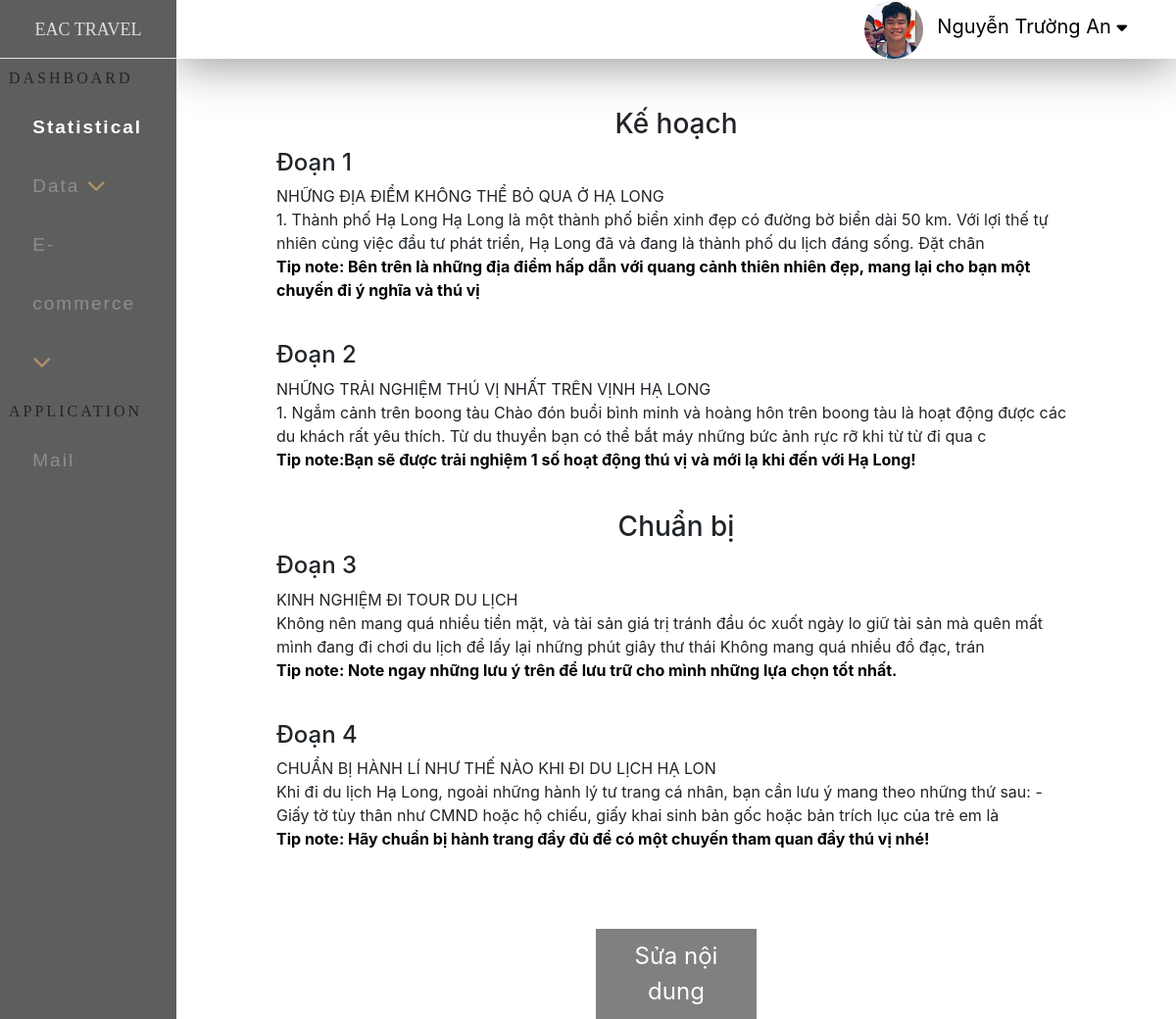
Page /admin/index.php?ctrl=tipnote&act=noidungtip&id=2 (signed in) on the committed database.
### tables this page shows
CREATE TABLE `noidungtipnote` (
  `id_nd` int(10) NOT NULL,
  `name_nd1` text NOT NULL,
  `name_nd2` text NOT NULL,
  `name_nd3` text NOT NULL,
  `name_nd4` text NOT NULL,
  `noidung1` text NOT NULL,
  `noidung2` text NOT NULL,
  `noidung3` text NOT NULL,
  `noidung4` text NOT NULL,
  `noidung5` text NOT NULL,
  `noidung6` text NOT NULL,
  `noidung7` text NOT NULL,
  `noidung8` text NOT NULL,
  `id_tip` int(11) NOT NULL
);

### admin/model/database.php (called while the page is built, shortened)
<?php
   function getConnection(){
        $host='localhost';
        $dbname='eac2';
        $userName='root';
        $passWord='';
            $DBH = new PDO('mysql:host='.$host.';dbname='.$dbname,$userName,$passWord);
            return $DBH;
    }
    function query($sql){
        $connect = getConnection();
        $result = $connect -> query($sql);
        return  $result;
    }
?>

### admin/model/login.php (called while the page is built, shortened)
<?php
            include_once('database.php');
            function getad($mail){
                $sql="SELECT * FROM admin WHERE email = '$mail'";
                return query($sql);
            }
?>

### admin/model/tip.php (called while the page is built, shortened)
<?php
        include_once('database.php');
        function getAllTipByIdAdmin($id){
            $sql="select * from noidungtipnote where id_tip=$id";
            return query($sql);
        }
?>

### admin/view/tip/contenttip.php (the view, shortened to what this page needs)
   <?php
        foreach($tipnoidungadmin as $tnd){
                                echo'
    <article>
        <div class="roww">
            <div class="bg_article_tip">
                <div class="boxcenter_content_tip">
                    <div class="bg_tip_left">
                        <div class="name_tip">
                            <h3>Kế hoạch</h3>
                            <div class="text_tip">
                                <div class="text_tip_content">
                                <h4>Đoạn 1</h4>
                                    <div class="text_title_tip">
                                      '.$tnd['name_nd1'].'
                                    </div>
                                    <div class="text_detail_tip">
                                    '.$tnd['noidung1'].'
                                    </div>
                                    <div class="tip_small">
                                        Tip note: '.$tnd['noidung2'].'
                                    </div>
                                </div>
                            </div>
                        <div class="text_tip2">
                            <div class="text_tip_content">
                                <div class="text_title_tip">
                                <h4>Đoạn 2</h4>
                                '.$tnd['name_nd2'].'
                                </div>
                                <div class="text_detail_tip">
                                '.$tnd['noidung3'].'
                                </div>
                                <div class="tip_small">
                                    Tip note:'.$tnd['noidung4'].'
                                </div>
                            </div>
                        </div>
                        </div>
                    </div>
                    </div>
                </div>
        </div>
        <div class="roww">
            <div class="bg_article_tip">
                <div class="boxcenter_content_tip">
                    <div class="bg_tip_left">
                        <div class="name_tip">
                            <h3>Chuẩn bị</h3>
                            <div class="text_tip3">
                                <div class="text_tip_content">
                                    <div class="text_title_tip">
                                    <h4>Đoạn 3</h4>
                                         '.$tnd['name_nd3'].'
                                    </div>
                                    <div class="text_detail_tip">
                                    '.$tnd['noidung5'].'
                                    </div>
                                    <div class="tip_small">
                                        Tip note: '.$tnd['noidung6'].'
                                    </div>
                                </div>
                            </div>
                            <div class="text_tip3">
                                <div class="text_tip_content">
                                    <div class="text_title_tip">
                                    <h4>Đoạn 4</h4>
                                    '.$tnd['name_nd4'].'
                                    </div>
                                    <div class="text_detail_tip">
                                    '.$tnd['noidung7'].'
                                    </div>
                                    <div class="tip_small">
                                        Tip note: '.$tnd['noidung8'].'
                                    </div>
                                </div>
                            </div>
                        </div>
                        <div class="fix_contenttip">
                        <a href="index.php?ctrl=tipnote&act=insert_editcontenttip&id='.$tnd['id_nd'].'">Sửa nội dung</a>
                        </div>
                    </div>
                    </div>
                </div>
        </div>
        </div>
        </div>
    ';
}
    ?>

### admin/index.php (shortened to what this page needs)
<!DOCTYPE html>
<html lang="en">
<head>
    <link rel="stylesheet" href="css/index.css">
    <link rel="stylesheet" href="css/statistical.css">
    <link rel="stylesheet" href="css/tour.css">
    <link rel="stylesheet" href="css/place.css">
    <link rel="stylesheet" href="css/add.css">
    <link rel="stylesheet" href="css/tip.css">
    <link rel="stylesheet" href="css/content.css">
    <link rel="stylesheet" href="css/contenttip.css">
    <link rel="stylesheet" href="css/usertour.css">
    <link rel="stylesheet" href="https://use.fontawesome.com/releases/v5.6.3/css/all.css">
<link rel="stylesheet" href="https://cdnjs.cloudflare.com/ajax/libs/font-awesome/4.7.0/css/font-awesome.min.css">
    <link rel="stylesheet" href="https://cdn.jsdelivr.net/npm/bootstrap@4.5.3/dist/css/bootstrap.min.css">
    <link rel="stylesheet" href="https://cdnjs.cloudflare.com/ajax/libs/bootstrap-sweetalert/1.0.1/sweetalert.min.css">
</head>
<body>
    <div class="full">
        <div class="ad_left">
                <div class="title_ad_left">
                    EAC TRAVEL
                </div>
                <div class="dashboarid">
                    <div class="title_db">
                        DASHBOARD
                    </div>
                    <div class="content_db">
                        <ul>
                            <li class="active"><a href="index.php" >Statistical</a></li>
                            <li>
                                <a href="#"  class="feat-btn">Data <i class="fas fa-chevron-down"></i></a>
                            </li>
                            <li>
                                <a href="#" class="serv-btn">E-commerce <i class="fas fa-chevron-down"></i></a>
                            </li>
                        </ul>
                    </div>
                </div>
            <div class="dashboarid">
                <div class="title_db">
                   APPLICATION
                </div>
                <div class="content_db">
                    <ul>
                        <li><a href="#" >Mail</a></li>
                    </ul>
                </div>
            </div>
        </div>
            <div class="ad_right">
                <div class="full">
                    <div class="top_ad_right">
                        <?php
                            include_once 'model/login.php';
                            $mail=$_SESSION['admin'];
                            $admin=getad($mail);
                            foreach ($admin as $ad) {
                                echo'
                                <div class="dropdown">
                                    <ul>
                                    <img src="../site/img/'.$ad['img_ad'].'"width="60px"  style="border-radius: 50px;  alt="">
                                        <li><a href="#">'.$ad['name_ad'].' <i class="fa fa-caret-down" style="font-size:17px;color:black"></i></a>
                                        <div class="nav_ad_con">
                                                 <ul>
                                                    <li><a href="#">Changes Pass</a></li>
                                                    <li><a href="logout.php">Log Out</a></li>
                                                </ul>
                                           </div>
                                        </li>
                                    </ul>
                                </div>
                                ';
                            }
                        ?>
                    </div>
                </div>
            <?php
            $ctrl='home';
            if(isset($_GET['ctrl'])){
                $ctrl = $_GET['ctrl'];
            }
            include 'controller/'.$ctrl.'.php';
        ?>
</body>
</html>

### admin/css/index.css (style rules this page uses)
body { margin: 0; }
.full { width: 100%; float: left; }
.ad_left { position: fixed; top: 0; left: 0; bottom: 0; width: 15%; background-color:#5e5e5e; }
.title_ad_left { width: 100%; height: 60px; line-height: 60px; font-size: 1.5vw; text-align: center; color: #dfdfdf; border-bottom: 1px solid #e6e6e6; font-family: 'Playfair Display', serif; }
.dashboarid { width: 100%; min-height:300px ; }
.title_db { width: 95%; height: 10%; line-height: 40px; margin-left: 5%; font-family: 'Tinos', serif; letter-spacing: 3px; }
.content_db { width: 85%; min-height: 260px; margin-left: 10%; }
.content_db ul { height: 90%; list-style: none; padding: 0; margin: 0; }
.content_db ul li { line-height: 60px; }
.content_db ul li a { color:#8e8e8e; text-decoration: none; padding-left: 10%; font-size: 19px; display: block; width: 90%; transition:all 0.5s; font-family: 'Noto Sans JP', sans-serif; letter-spacing: 2px; }
* i { color: #b3906a; }
.content_db ul li.active a { color: white; font-weight: bold; }
.ad_right { width: 85%; min-height: 722px; float: right; background-color: #ffffff; }
.top_ad_right { width: 100%; height: 60px; box-shadow:0 5px 50px rgba(0, 0, 0, 0.43); background-color: white; margin-bottom: 50px ; }
.dropdown { text-align: center; float: right; }
.dropdown ul { list-style: none; padding: 0; margin: 0; }
.dropdown ul li { background: white; position: relative; list-style: none; display: inline-block; }
.dropdown ul li a { display: block; padding-right: 50px; padding-left: 10px; color: black; text-decoration: none; line-height: 50px; font-size: 20px; }

### admin/css/tip.css (style rules this page uses)
body { margin: 0; background-color: #CCC; }
a { color: white; font-size: 18pt; }

### admin/css/content.css (style rules this page uses)
body { margin: 0; background-color: rgb(255, 255, 255); }
.roww { width: 100%; float: left; }
ul { margin: 0; padding: 0; }
li { margin: 0; padding: 0; list-style: none; }
h3 { font-size: 3vw; text-align: center; font-weight: bold; }

### admin/css/contenttip.css (style rules this page uses)
body { margin: 0; }
.roww { width: 100%; float: left; }
.boxcenter_content_tip { width: 95%; margin: 0 auto; }
.fix_contenttip { width: 20%; margin: 0 auto; margin-top: 5vh; background: gray; padding: 10px; text-align: center; }
.fix_contenttip a { color: white; }
.tip_small { color: black; font-weight: bold; padding: 0vh 0vh 5vh 0vh; }

### admin/css/usertour.css (style rules this page uses)
body { margin: 0; background-color: rgb(252, 252, 252); }
.roww { width: 100%; float: left; }
.boxcenter_content_tip { width: 80%; margin: 0 auto; }
ul { margin: 0; padding: 0; }
li { margin: 0; padding: 0; list-style: none; }

### rows in the picture
noidungtipnote: name_nd1 "NHỮNG ĐỊA ĐIỂM KHÔNG THỂ BỎ QUA Ở HẠ LONG", noidung1 "1. Thành phố Hạ Long Hạ Long là một thành phố biển xinh đẹp có đường bờ biển dài 50 km. Với lợi thế tự nhiên cùng việc đầu tư phát triển, Hạ Long đã và đang là thành phố du lịch đáng sống. Đặt chân", noidung2 "Bên trên là những địa điểm hấp dẫn với quang cảnh thiên nhiên đẹp, mang lại cho bạn một chuyến đi ý nghĩa và thú vị", name_nd2 "NHỮNG TRẢI NGHIỆM THÚ VỊ NHẤT TRÊN VỊNH HẠ LONG", noidung3 "1. Ngắm cảnh trên boong tàu Chào đón buổi bình minh và hoàng hôn trên boong tàu là hoạt động được các du khách rất yêu thích. Từ du thuyền bạn có thể bắt máy những bức ảnh rực rỡ khi từ từ đi qua c", noidung4 "Bạn sẽ được trải nghiệm 1 số hoạt động thú vị và mới lạ khi đến với Hạ Long!", name_nd3 "KINH NGHIỆM ĐI TOUR DU LỊCH", noidung5 "Không nên mang quá nhiều tiền mặt, và tài sản giá trị tránh đầu óc xuốt ngày lo giữ tài sản mà quên mất mình đang đi chơi du lịch để lấy lại những phút giây thư thái Không mang quá nhiều đồ đạc, trán", noidung6 "Note ngay những lưu ý trên để lưu trữ cho mình những lựa chọn tốt nhất.", name_nd4 "CHUẨN BỊ HÀNH LÍ NHƯ THẾ NÀO KHI ĐI DU LỊCH HẠ LON", noidung7 "Khi đi du lịch Hạ Long, ngoài những hành lý tư trang cá nhân, bạn cần lưu ý mang theo những thứ sau: - Giấy tờ tùy thân như CMND hoặc hộ chiếu, giấy khai sinh bản gốc hoặc bản trích lục của trẻ em là", noidung8 "Hãy chuẩn bị hành trang đầy đủ để có một chuyến tham quan đầy thú vị nhé!"

### other values in the picture
$ad['name_ad'] "Nguyễn Trường An"
